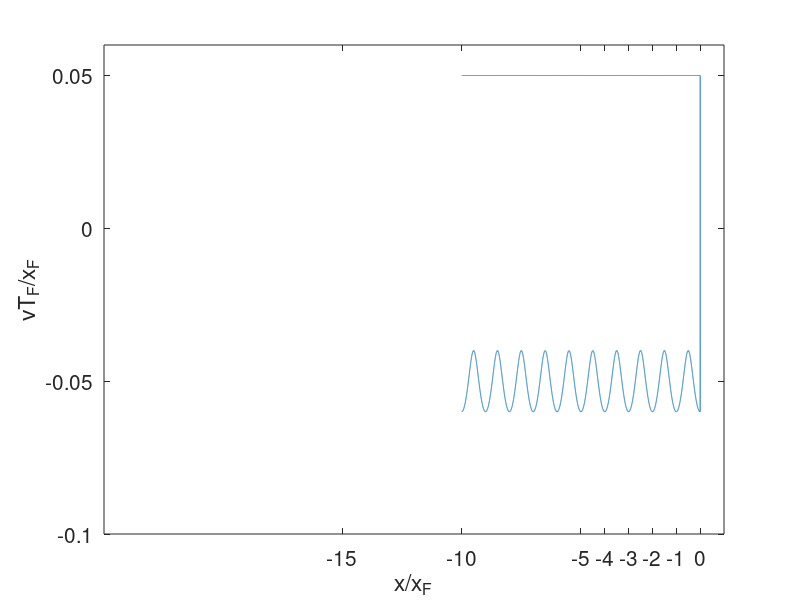

Write the MATLAB code that produced this figure. (Note: this script raises an error after producing the figure.)
clc;
clear all
% Spatial Resolution
dx = 0.00125;
w = 5;
x0 = -w:dx:w-dx;
% histogram for particle x0 = 0
vm = 0.05;
t0 = x0/vm;
dt = dx/vm;
% Speed histogram
% Stage: free walk
t1 = (0:dt:200 - dt).'; 
vx1 = vm*ones(length(t1),1);
% Stage: reflect back
t2 = (200:dt:400 - dt).';
omega = 2*pi*vm;
kappa = 0.;
eps = 0.2;
vx2 = -vm*( 1 + eps*cos(omega*(t2-t2(1))).*exp(-kappa*(t2-t2(1)))); 
vx = [vx1;vx2];
t =  [t1;t2];
plot(t,vx)

% Position histogram
x_data = zeros(length(t),1);
% Position calculation using averaged speed
for i = 2:length(t)
    x_data(i) = x_data(i-1) + (vx(i-1) + vx(i))/2*dt; 
end
% Spatial translation, the wall is located at x = 0
x_data = x_data - x_data(length(t1));
plot(x_data,vx)
save('v_x.mat','vx','x_data')
xticks([-15 -10 -5:1:0])
set(gca, 'FontSize', 15)
axis([-25,1,-0.1,0.06])
xlabel('x/x_F')
ylabel('vT_F/x_F')
% To creat guassian package with spatial extension x0 = -w:dx:w-dx,
% The time shift is (-w:dx:w-dx)/dx, so that the time delay is
% (-w:dx:w-dx)dt/dx = (-w:dx:w-dx)/vm = t0
t_shift = round(x0/dx);
sig0 = 0.2*w;
numOfParticles = round(400*exp(-x0.^2/(2*sig0)^2)); % creat discret Guassian distribution
%plot(t_shift,numOfParticles)
% number of particles
N = sum(numOfParticles);             

% xq = vm*dt;                                        % during dt, the particle move xq
% X_data = [];                                       % store the trajectory of t_shift(i) particle
% for i = 1:length(t_shift)                          % For every type of deviation t_shift,
%     X_data = [X_data cut_paste(x_data,t_shift(i),xq)];  % shift the basic trajectory to induce time delay
% end
% figure
% plot(X_data)
% ylabel('x/x_F'); xlabel('t/t_F')
% set(gca, 'FontSize', 15)
% figure; bar(X_data(1,:),numOfParticles); xlabel('initial x/x_F');ylabel('Number of particles') % plot all kinds of time-delayed trajectory
% set(gca, 'FontSize', 15)
%%
%for n_t = 10000:100:40000
for n_t = 1/dt*250
x_location = [];      % the location of all the particles at time n_t 
for i = 1:length(t_shift)
    x_location = [x_location; x_data(n_t + t_shift(i))*ones(numOfParticles(i),1)]; % repeat X_data(n_t,i) num_of_particle(i) times.
end
x_middle = (min(x_location) + max(x_location))/2;
h = histogram(x_location ,x_middle-5:vm:x_middle+5)
hold on
plot([0,0],[-5E5,5E5],'k','LineWidth',1.2)
hold off
axis([x_middle-5,x_middle+5,0,6E4])
ylabel('N')
% 
yyaxis right
plot(x_data,vx,'LineWidth',1.2)
axis([-10 0 -0.1 0.1])
xlabel('x')
ylabel('v')
set(gca, 'FontSize', 15)
xticks([-15 -10 -5:1:0])
disp(num2str(n_t*dt))
text(-8,0.08,['t=',num2str(n_t*dt)],'FontSize',14)
%
mkdir('fig')
saveas(h,['fig/' num2str(n_t) '.jpg'])
end
